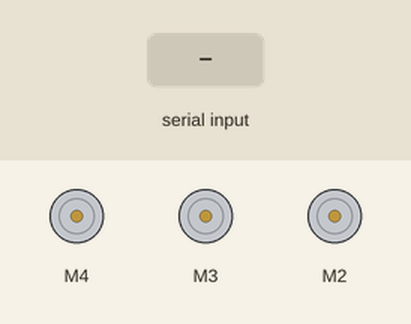
The sketch below on a simulated Arduino Uno, built with avr-gcc and run on an emulated ATmega328P. Parts: 3 × DC motor (green arrow = forward, orange = backward, longer = faster). The test bench sets the inputs (shaded band). What the sketch prints to the serial monitor is not drawn.

Above: at 1.2 s.
1.3 s: "90,45,200\n" received over Serial
At 1.9 s:
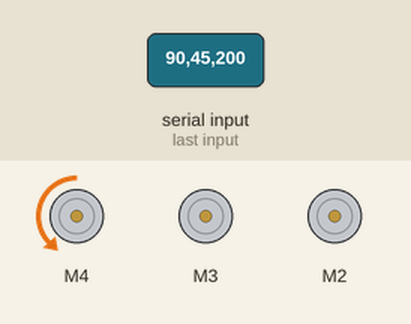
2.9 s: "30,150,10\n" received over Serial
At 4.2 s:
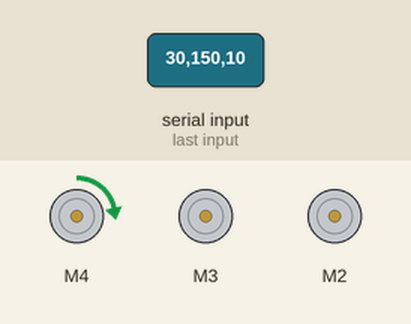
4.5 s: "90,45\n" received over Serial
At 5.9 s:
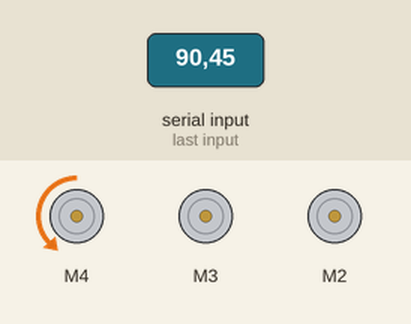
6.2 s: "30,150\n" received over Serial
At 7.2 s:
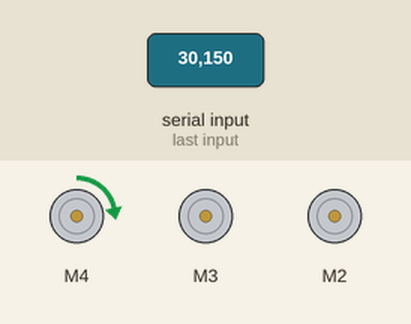
Timing chart, 0 to 8.9 s (numbered marks = the images above; inputs shaded):
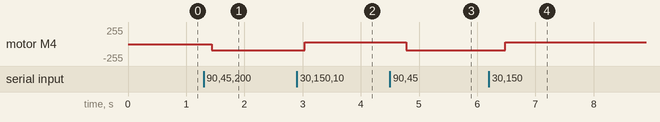

The sketch:

EGEN-310_Arduino_Tank_Control.ino
```cpp
#include <Wire.h>
#include <Adafruit_MotorShield.h>
#include "utility/Adafruit_MS_PWMServoDriver.h"

// Create the motor shield object with the default I2C address
Adafruit_MotorShield AFMS = Adafruit_MotorShield();

// Select which 'port' M1, M2, M3 or M4. In this case, M1
Adafruit_DCMotor *leftMotor = AFMS.getMotor(4);
Adafruit_DCMotor *rightMotor = AFMS.getMotor(3);
Adafruit_DCMotor *pivotMotor = AFMS.getMotor(2);

//Initialize Variables
String inString = "";    // string to hold input
String left, leftDir, right, rightDir, pivot, pivotDir;

void setup() {
  //start serial communication
    Serial.begin(9600);
    Serial.println("running");
    //turn on motors
    AFMS.begin();
    leftMotor->setSpeed(150);
    rightMotor->setSpeed(150);
    pivotMotor->setSpeed(150);
    leftMotor->run(FORWARD);
    rightMotor->run(FORWARD);
    pivotMotor->run(FORWARD);
    // turn on motor
    leftMotor->run(RELEASE);
    rightMotor->run(RELEASE);
    pivotMotor->run(RELEASE);
}


void loop() {

  //if serial data is recieved, procede with code
  while(Serial.available() == 0){}

  //get data being sent from processing and store as string
  inString = Serial.readStringUntil('\n');
  int i, j, k;

  //store speed and direction of motor 1
  for(i = 0; inString.charAt(i) != ','; i++){}

  left = inString.substring(0, i);
  leftDir = inString.substring(i+1, i+2);

  //store speed and direction of motor 2
  for(j = i+3; inString.charAt(j) != ','; j++){}

  right = inString.substring(i+3, j);
  rightDir = inString.substring(j+1, j+2);

  //store speed and direction of motor 3
  for(k = j+3; inString.charAt(k) != ','; k++){}

  pivot = inString.substring(j+3, k);
  pivotDir = inString.substring(k+1, inString.length());

  //set motor direction based on value stored above
  if(leftDir.toInt() == 1){
    leftMotor->run(FORWARD);
  }
  else{
    leftMotor->run(BACKWARD);
  }

  if(rightDir.toInt() == 0){
    rightMotor->run(BACKWARD);
  }
  else{
    rightMotor->run(FORWARD);
  }
  if(pivotDir.toInt() == 1){
    pivotMotor->run(BACKWARD);
  }
  else{
    pivotMotor->run(FORWARD);
  }

  //set motor speed
  leftMotor->setSpeed((unsigned int)left.toInt());
  rightMotor->setSpeed((unsigned int)right.toInt());
  pivotMotor->setSpeed((unsigned int)pivot.toInt());

  //delay just enough to not have backup in buffer
  delay(2);
}
```

Measured:
- after the input at 1.3 s, motor M4: stopped → backward 90/255 after 0.14 s
- after the input at 2.9 s, motor M4: backward 90/255 → forward 30/255 after 0.14 s
- after the input at 4.5 s, motor M4: forward 30/255 → backward 90/255 after 0.28 s
- after the input at 6.2 s, motor M4: backward 90/255 → forward 30/255 after 0.28 s
